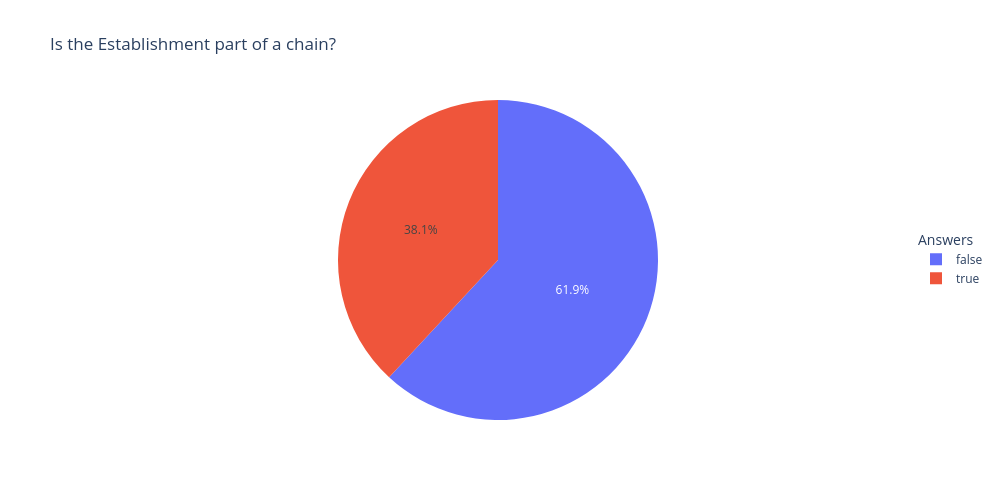

Source (notebook cell):
### Code cell
# criação gráfico pizza
proportion_chain_pizza = go.Figure(data=[go.Pie(labels=is_chain['answers'], values=is_chain['proportion'])])
proportion_chain_pizza
proportion_chain_pizza.update_layout(
    title='Is the Establishment part of a chain?',
    legend=dict(
        title='Answers',
        x=1,
        y=0.5
    ),
    width=1000,
    height=500
)
proportion_chain_pizza.show()

### Figure 1 — Plotly figure (JSON) as saved in the notebook; plotly's stock layout.template omitted (floating-point values rounded to 4 significant figures)
{"data": [{"labels": [false, true], "type": "pie", "values": [61.91, 38.09]}], "layout": {"height": 500, "legend": {"title": {"text": "Answers"}, "x": 1, "y": 0.5}, "title": {"text": "Is the Establishment part of a chain?"}, "width": 1000}}
